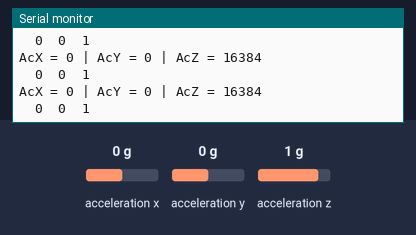
Bench run of a sketch on a simulated Arduino Uno, built with avr-gcc and run on an emulated ATmega328P. On the bench: the last lines printed to the serial monitor. Wiring (inferred from the names in the program): MPU-6050 motion sensor at I2C address 0x68. The inputs (shaded band) are chosen by the test bench; at power-on: acceleration x 0 g, acceleration y 0 g, acceleration z 1 g.

Above: at 1.2 s.
1.3 s: acceleration x set to -1.4 g
At 1.58 s:
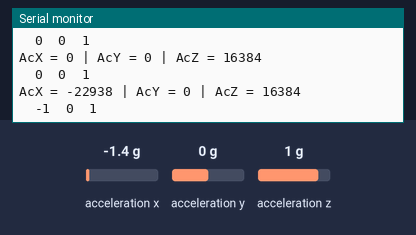
2.8 s: acceleration y set to -1.4 g
At 2.92 s:
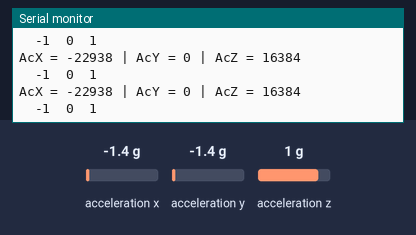
4.3 s: acceleration z set to -1.4 g
At 4.6 s:
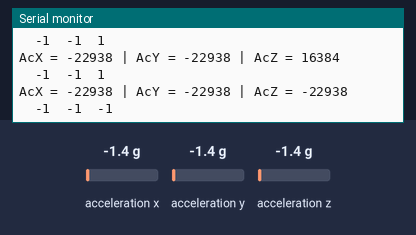

Measured:
- after the input at 1.3 s, the serial monitor: prints a new line at once (image 1)
- after the input at 4.3 s, the serial monitor: prints a new line after 0.06 s (image 3)

The sketch:

TestAccelMPU6050.ino
```cpp
    // MPU-6050 Short Example Sketch
    // By Arduino User JohnChi
    // August 17, 2014
    // Public Domain
    #include<Wire.h>
    const int MPU_addr=0x68;  // I2C address of the MPU-6050
    int16_t AcX,AcY,AcZ,Tmp,GyX,GyY,GyZ;
    void setup(){
      Wire.begin();
      Wire.beginTransmission(MPU_addr);
      Wire.write(0x6B);  // PWR_MGMT_1 register
      Wire.write(0);     // set to zero (wakes up the MPU-6050)
      Wire.endTransmission(true);
      Serial.begin(9600);
      Serial.println("ACC & GYRO TEST");
    }
    void loop(){
      Wire.beginTransmission(MPU_addr);
      Wire.write(0x3B);  // starting with register 0x3B (ACCEL_XOUT_H)
      Wire.endTransmission(false);
      Wire.requestFrom(MPU_addr,6,true);  // request a total of 14 registers
      AcX=Wire.read()<<8|Wire.read();  // 0x3B (ACCEL_XOUT_H) & 0x3C (ACCEL_XOUT_L)
      AcY=Wire.read()<<8|Wire.read();  // 0x3D (ACCEL_YOUT_H) & 0x3E (ACCEL_YOUT_L)
      AcZ=Wire.read()<<8|Wire.read();  // 0x3F (ACCEL_ZOUT_H) & 0x40 (ACCEL_ZOUT_L)
  //    Tmp=Wire.read()<<8|Wire.read();  // 0x41 (TEMP_OUT_H) & 0x42 (TEMP_OUT_L)
  //    GyX=Wire.read()<<8|Wire.read();  // 0x43 (GYRO_XOUT_H) & 0x44 (GYRO_XOUT_L)
  //    GyY=Wire.read()<<8|Wire.read();  // 0x45 (GYRO_YOUT_H) & 0x46 (GYRO_YOUT_L)
  //    GyZ=Wire.read()<<8|Wire.read();  // 0x47 (GYRO_ZOUT_H) & 0x48 (GYRO_ZOUT_L)
      Serial.print("AcX = "); Serial.print(AcX);
      Serial.print(" | AcY = "); Serial.print(AcY) ;
      Serial.print(" | AcZ = "); Serial.println(AcZ);
      Serial.print("  "); Serial.print(AcX>4000?1:(AcX<-4000? -1: 0));
      Serial.print("  ");  Serial.print(AcY>4000?1:(AcY<-4000? -1: 0));
      Serial.print("  ");   Serial.println(AcZ>4000?1:(AcZ<-4000? -1: 0));
    //  Serial.print(" | Tmp = "); Serial.print(Tmp/340.00+36.53);  //equation for temperature in degrees C from datasheet
    //  Serial.print(" | GyX = "); Serial.print(GyX);
    //  Serial.print(" | GyY = "); Serial.print(GyY);
    //  Serial.print(" | GyZ = "); Serial.println(GyZ);
      delay(333);
    }
```
